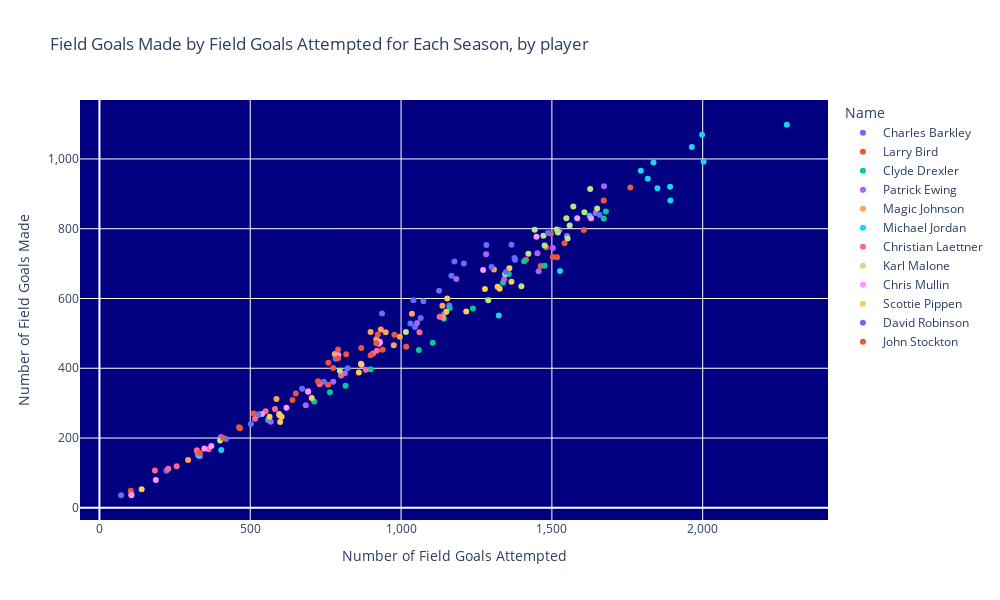

Source (notebook cell):
### Code cell
#scatter plot showing number of field goals made by the number of field goals attempted
fig=px.scatter(df_all, x='FGA', y='FGM', color='Name', 
               title='Field Goals Made by Field Goals Attempted for Each Season, by player', hover_data=["SEASON_ID"],
               width=1000, height=600,
               labels={"FGA": "Number of Field Goals Attempted", "FGM": "Number of Field Goals Made"}).update_layout(xaxis=dict(tickformat=","),
                                                                                                                      yaxis=dict(tickformat=",")).update_layout(
        plot_bgcolor='navy') 
fig.show()

### Figure 1 — Plotly figure (JSON) as saved in the notebook; plotly's stock layout.template omitted (floating-point values rounded to 4 significant figures)
{"data": [{"customdata": [["1984-85"], ["1985-86"], ["1986-87"], ["1987-88"], ["1988-89"], ["1989-90"], ["1990-91"], ["1991-92"], ["1992-93"], ["1993-94"], ["1994-95"], ["1995-96"], ["1996-97"], ["1997-98"], ["1998-99"], ["1999-00"]], "hovertemplate": "Name=Charles Barkley<br>Number of Field Goals Attempted=%{x}<br>Number of Field Goals Made=%{y}<br>SEASON_ID=%{customdata[0]}<extra></extra>", "legendgroup": "Charles Barkley", "marker": {"color": "#636efa", "symbol": "circle"}, "mode": "markers", "name": "Charles Barkley", "orientation": "v", "showlegend": true, "type": "scatter", "x": [783, 1041, 937, 1283, 1208, 1177, 1167, 1126, 1376, 1046, 1141, 1160, 692, 744, 502, 222], "xaxis": "x", "y": [427, 595, 557, 753, 700, 706, 665, 622, 716, 518, 554, 580, 335, 361, 240, 106], "yaxis": "y"}, {"customdata": [["1979-80"], ["1980-81"], ["1981-82"], ["1982-83"], ["1983-84"], ["1984-85"], ["1985-86"], ["1986-87"], ["1987-88"], ["1988-89"], ["1989-90"], ["1990-91"], ["1991-92"]], "hovertemplate": "Name=Larry Bird<br>Number of Field Goals Attempted=%{x}<br>Number of Field Goals Made=%{y}<br>SEASON_ID=%{customdata[0]}<extra></extra>", "legendgroup": "Larry Bird", "marker": {"color": "#EF553B", "symbol": "circle"}, "mode": "markers", "name": "Larry Bird", "orientation": "v", "showlegend": true, "type": "scatter", "x": [1463, 1503, 1414, 1481, 1542, 1760, 1606, 1497, 1672, 104, 1517, 1017, 758], "xaxis": "x", "y": [693, 719, 711, 747, 758, 918, 796, 786, 881, 49, 718, 462, 353], "yaxis": "y"}, {"customdata": [["1983-84"], ["1984-85"], ["1985-86"], ["1986-87"], ["1987-88"], ["1988-89"], ["1989-90"], ["1990-91"], ["1991-92"], ["1992-93"], ["1993-94"], ["1994-95"], ["1994-95"], ["1994-95"], ["1995-96"], ["1996-97"], ["1997-98"]], "hovertemplate": "Name=Clyde Drexler<br>Number of Field Goals Attempted=%{x}<br>Number of Field Goals Made=%{y}<br>SEASON_ID=%{customdata[0]}<extra></extra>", "legendgroup": "Clyde Drexler", "marker": {"color": "#00cc96", "symbol": "circle"}, "mode": "markers", "name": "Clyde Drexler", "orientation": "v", "showlegend": true, "type": "scatter", "x": [559, 1161, 1142, 1408, 1679, 1672, 1357, 1338, 1476, 816, 1105, 712, 526, 1238, 764, 899, 1059], "xaxis": "x", "y": [252, 573, 542, 707, 849, 829, 670, 645, 694, 350, 473, 305, 266, 571, 331, 397, 452], "yaxis": "y"}, {"customdata": [["1985-86"], ["1986-87"], ["1987-88"], ["1988-89"], ["1989-90"], ["1990-91"], ["1991-92"], ["1992-93"], ["1993-94"], ["1994-95"], ["1995-96"], ["1996-97"], ["1997-98"], ["1998-99"], ["1999-00"], ["2000-01"], ["2001-02"]], "hovertemplate": "Name=Patrick Ewing<br>Number of Field Goals Attempted=%{x}<br>Number of Field Goals Made=%{y}<br>SEASON_ID=%{customdata[0]}<extra></extra>", "legendgroup": "Patrick Ewing", "marker": {"color": "#ab63fa", "symbol": "circle"}, "mode": "markers", "name": "Patrick Ewing", "orientation": "v", "showlegend": true, "type": "scatter", "x": [814, 1053, 1183, 1282, 1673, 1645, 1525, 1550, 1503, 1452, 1456, 1342, 403, 568, 775, 684, 333], "xaxis": "x", "y": [386, 530, 656, 727, 922, 845, 796, 779, 745, 730, 678, 655, 203, 247, 361, 294, 148], "yaxis": "y"}, {"customdata": [["1979-80"], ["1980-81"], ["1981-82"], ["1982-83"], ["1983-84"], ["1984-85"], ["1985-86"], ["1986-87"], ["1987-88"], ["1988-89"], ["1989-90"], ["1990-91"], ["1995-96"]], "hovertemplate": "Name=Magic Johnson<br>Number of Field Goals Attempted=%{x}<br>Number of Field Goals Made=%{y}<br>SEASON_ID=%{customdata[0]}<extra></extra>", "legendgroup": "Magic Johnson", "marker": {"color": "#FFA15A", "symbol": "circle"}, "mode": "markers", "name": "Magic Johnson", "orientation": "v", "showlegend": true, "type": "scatter", "x": [949, 587, 1036, 933, 780, 899, 918, 1308, 996, 1137, 1138, 976, 294], "xaxis": "x", "y": [503, 312, 556, 511, 441, 504, 483, 683, 490, 579, 546, 466, 137], "yaxis": "y"}, {"customdata": [["1984-85"], ["1985-86"], ["1986-87"], ["1987-88"], ["1988-89"], ["1989-90"], ["1990-91"], ["1991-92"], ["1992-93"], ["1994-95"], ["1995-96"], ["1996-97"], ["1997-98"], ["2001-02"], ["2002-03"]], "hovertemplate": "Name=Michael Jordan<br>Number of Field Goals Attempted=%{x}<br>Number of Field Goals Made=%{y}<br>SEASON_ID=%{customdata[0]}<extra></extra>", "legendgroup": "Michael Jordan", "marker": {"color": "#19d3f3", "symbol": "circle"}, "mode": "markers", "name": "Michael Jordan", "orientation": "v", "showlegend": true, "type": "scatter", "x": [1625, 328, 2279, 1998, 1795, 1964, 1837, 1818, 2003, 404, 1850, 1892, 1893, 1324, 1527], "xaxis": "x", "y": [837, 150, 1098, 1069, 966, 1034, 990, 943, 992, 166, 916, 920, 881, 551, 679], "yaxis": "y"}, {"customdata": [["1992-93"], ["1993-94"], ["1994-95"], ["1995-96"], ["1995-96"], ["1995-96"], ["1996-97"], ["1997-98"], ["1998-99"], ["1999-00"], ["2000-01"], ["2000-01"], ["2000-01"], ["2001-02"], ["2002-03"], ["2003-04"], ["2004-05"]], "hovertemplate": "Name=Christian Laettner<br>Number of Field Goals Attempted=%{x}<br>Number of Field Goals Made=%{y}<br>SEASON_ID=%{customdata[0]}<extra></extra>", "legendgroup": "Christian Laettner", "marker": {"color": "#FF6692", "symbol": "circle"}, "mode": "markers", "name": "Christian Laettner", "orientation": "v", "showlegend": true, "type": "scatter", "x": [1061, 883, 920, 582, 325, 907, 1128, 730, 106, 801, 323, 228, 551, 362, 516, 256, 184], "xaxis": "x", "y": [503, 396, 450, 283, 159, 442, 548, 354, 38, 379, 165, 112, 277, 168, 255, 119, 107], "yaxis": "y"}, {"customdata": [["1985-86"], ["1986-87"], ["1987-88"], ["1988-89"], ["1989-90"], ["1990-91"], ["1991-92"], ["1992-93"], ["1993-94"], ["1994-95"], ["1995-96"], ["1996-97"], ["1997-98"], ["1998-99"], ["1999-00"], ["2000-01"], ["2001-02"], ["2002-03"], ["2003-04"]], "hovertemplate": "Name=Karl Malone<br>Number of Field Goals Attempted=%{x}<br>Number of Field Goals Made=%{y}<br>SEASON_ID=%{customdata[0]}<extra></extra>", "legendgroup": "Karl Malone", "marker": {"color": "#B6E880", "symbol": "circle"}, "mode": "markers", "name": "Karl Malone", "orientation": "v", "showlegend": true, "type": "scatter", "x": [1016, 1422, 1650, 1559, 1627, 1608, 1516, 1443, 1552, 1548, 1520, 1571, 1472, 797, 1476, 1345, 1399, 1289, 400], "xaxis": "x", "y": [504, 728, 858, 809, 914, 847, 798, 797, 772, 830, 789, 864, 780, 393, 752, 670, 635, 595, 193], "yaxis": "y"}, {"customdata": [["1985-86"], ["1986-87"], ["1987-88"], ["1988-89"], ["1989-90"], ["1990-91"], ["1991-92"], ["1992-93"], ["1993-94"], ["1994-95"], ["1995-96"], ["1996-97"], ["1997-98"], ["1998-99"], ["1999-00"], ["2000-01"]], "hovertemplate": "Name=Chris Mullin<br>Number of Field Goals Attempted=%{x}<br>Number of Field Goals Made=%{y}<br>SEASON_ID=%{customdata[0]}<extra></extra>", "legendgroup": "Chris Mullin", "marker": {"color": "#FF97FF", "symbol": "circle"}, "mode": "markers", "name": "Chris Mullin", "orientation": "v", "showlegend": true, "type": "scatter", "x": [620, 928, 926, 1630, 1272, 1449, 1584, 930, 869, 348, 539, 792, 692, 371, 187, 106], "xaxis": "x", "y": [287, 477, 470, 830, 682, 777, 830, 474, 410, 170, 269, 438, 333, 177, 80, 36], "yaxis": "y"}, {"customdata": [["1987-88"], ["1988-89"], ["1989-90"], ["1990-91"], ["1991-92"], ["1992-93"], ["1993-94"], ["1994-95"], ["1995-96"], ["1996-97"], ["1997-98"], ["1998-99"], ["1999-00"], ["2000-01"], ["2001-02"], ["2002-03"], ["2003-04"]], "hovertemplate": "Name=Scottie Pippen<br>Number of Field Goals Attempted=%{x}<br>Number of Field Goals Made=%{y}<br>SEASON_ID=%{customdata[0]}<extra></extra>", "legendgroup": "Scottie Pippen", "marker": {"color": "#FECB52", "symbol": "circle"}, "mode": "markers", "name": "Scottie Pippen", "orientation": "v", "showlegend": true, "type": "scatter", "x": [564, 867, 1150, 1153, 1359, 1327, 1278, 1320, 1216, 1366, 704, 604, 860, 596, 599, 597, 140], "xaxis": "x", "y": [261, 413, 562, 600, 687, 628, 627, 634, 563, 648, 315, 261, 388, 269, 246, 265, 53], "yaxis": "y"}, {"customdata": [["1989-90"], ["1990-91"], ["1991-92"], ["1992-93"], ["1993-94"], ["1994-95"], ["1995-96"], ["1996-97"], ["1997-98"], ["1998-99"], ["1999-00"], ["2000-01"], ["2001-02"], ["2002-03"]], "hovertemplate": "Name=David Robinson<br>Number of Field Goals Attempted=%{x}<br>Number of Field Goals Made=%{y}<br>SEASON_ID=%{customdata[0]}<extra></extra>", "legendgroup": "David Robinson", "marker": {"color": "#636efa", "symbol": "circle"}, "mode": "markers", "name": "David Robinson", "orientation": "v", "showlegend": true, "type": "scatter", "x": [1300, 1366, 1074, 1348, 1658, 1487, 1378, 72, 1065, 527, 1031, 823, 672, 420], "xaxis": "x", "y": [690, 754, 592, 676, 840, 788, 711, 36, 544, 268, 528, 400, 341, 197], "yaxis": "y"}, {"customdata": [["1984-85"], ["1985-86"], ["1986-87"], ["1987-88"], ["1988-89"], ["1989-90"], ["1990-91"], ["1991-92"], ["1992-93"], ["1993-94"], ["1994-95"], ["1995-96"], ["1996-97"], ["1997-98"], ["1998-99"], ["1999-00"], ["2000-01"], ["2001-02"], ["2002-03"]], "hovertemplate": "Name=John Stockton<br>Number of Field Goals Attempted=%{x}<br>Number of Field Goals Made=%{y}<br>SEASON_ID=%{customdata[0]}<extra></extra>", "legendgroup": "John Stockton", "marker": {"color": "#EF553B", "symbol": "circle"}, "mode": "markers", "name": "John Stockton", "orientation": "v", "showlegend": true, "type": "scatter", "x": [333, 466, 463, 791, 923, 918, 978, 939, 899, 868, 791, 818, 759, 511, 410, 725, 651, 775, 640], "xaxis": "x", "y": [157, 228, 231, 454, 497, 472, 496, 453, 437, 458, 429, 440, 416, 270, 200, 363, 328, 401, 309], "yaxis": "y"}], "layout": {"height": 600, "legend": {"title": {"text": "Name"}, "tracegroupgap": 0}, "plot_bgcolor": "navy", "title": {"text": "Field Goals Made by Field Goals Attempted for Each Season, by player"}, "width": 1000, "xaxis": {"anchor": "y", "domain": [0, 1], "tickformat": ",", "title": {"text": "Number of Field Goals Attempted"}}, "yaxis": {"anchor": "x", "domain": [0, 1], "tickformat": ",", "title": {"text": "Number of Field Goals Made"}}}}
